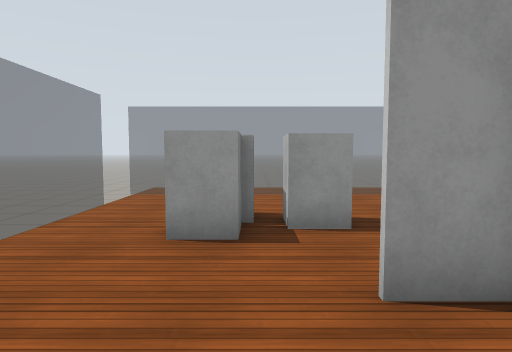
View 1 (above)

16 first-person views from a walk through a robot-simulator world made for Gazebo. The camera is 1.2 m above the floor, tilts 4° down and sees 75° across. The floor is counted in squares, 1 m on a side. Each view is taken from the middle of a square. On the plan, view 1 faces up. The plan holds only what a view shows up to about 13 squares ahead; the rest is blank. Robots are left out. Gazebo's built-in surfaces are drawn with simple patterns.

View 2
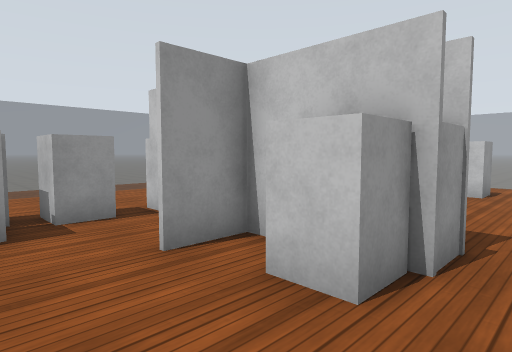

View 3
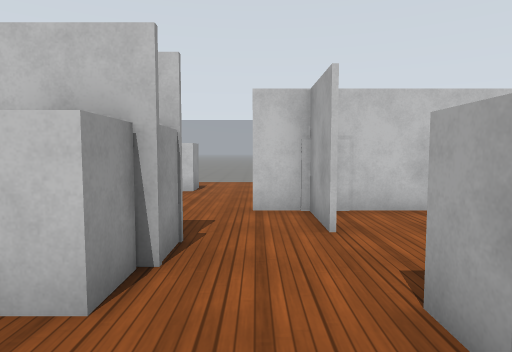

View 4
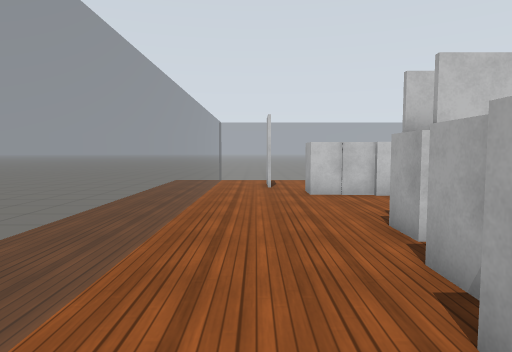

View 5
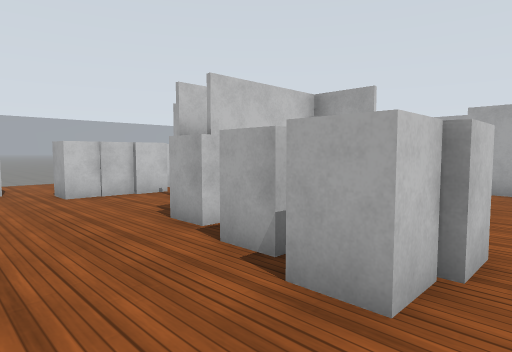

View 6
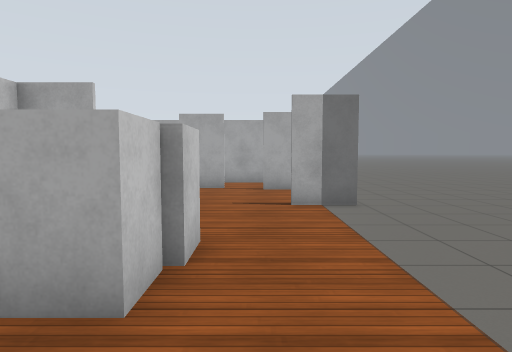

View 7
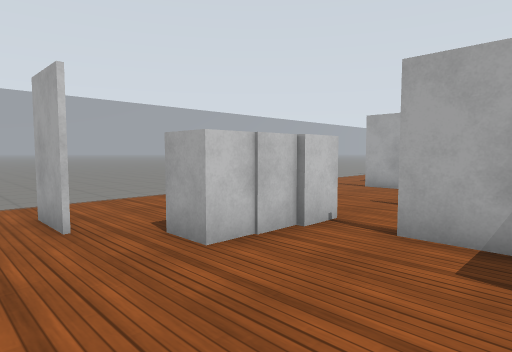

View 8
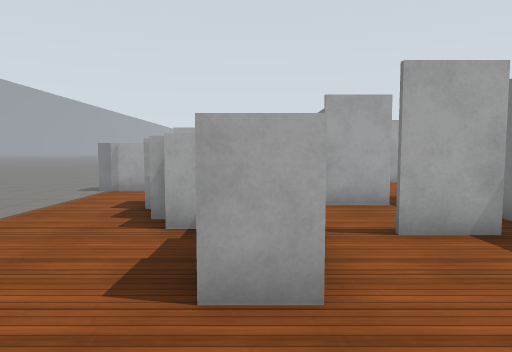

View 9
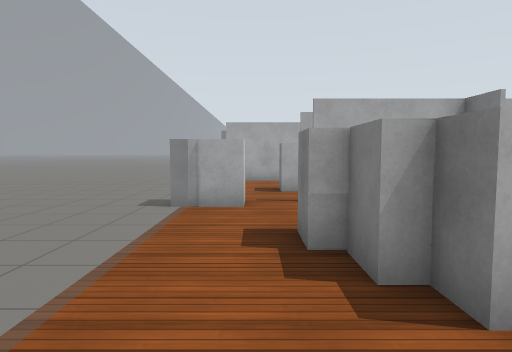

View 10
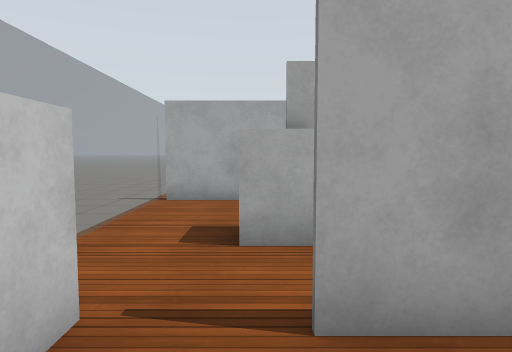

View 11
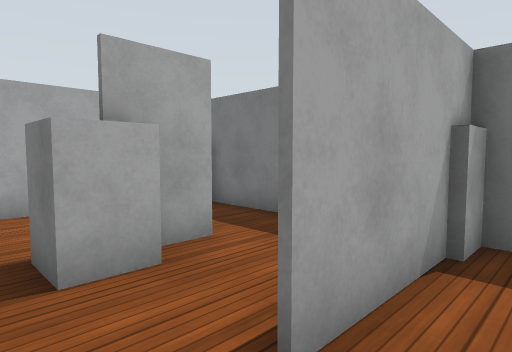

View 12
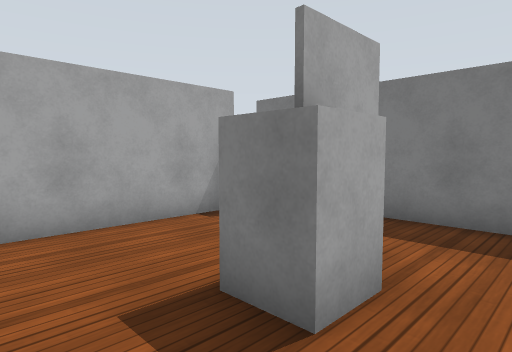

View 13
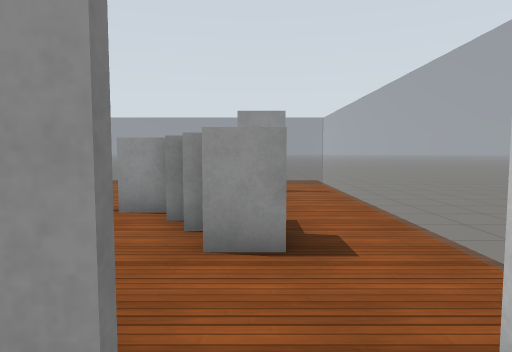

View 14
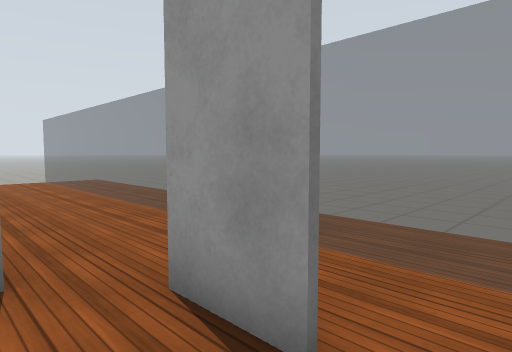

View 15
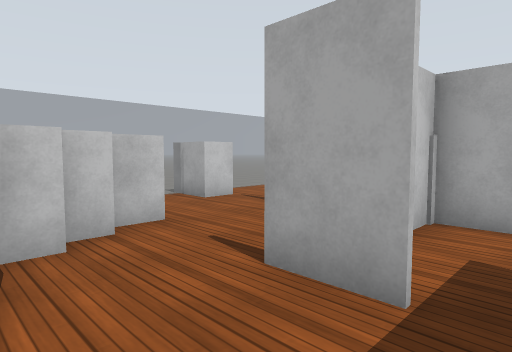

View 16
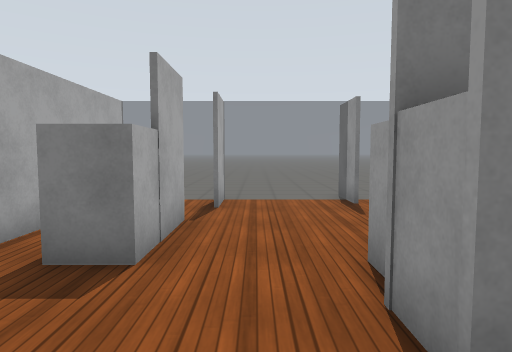

### Floor plan
Key: @ floor where view 1 was taken; # wall or solid block; x gap in a wall; . floor; = window, fence, low wall or low ledge; B white box.
Columns run from 5 left of view 1 to 14 right of it. Each row starts with its distance up from view 1.
 13 ..   ... ........
 12 ...  ............
 11 ... .............
 10 ..================..
  9 ..................=.
  8 ..................=.
  7 .=.............##.=.
  6 .=..BBB.B....B....=.
  5 .=..BBB.B....B....=.
  4 .=......#.#xBBB...=.
  3 .=.....##.....BB..=.
  2 .=......#.....BB..=.
  1 .=#....BB.##...B..=.
  0 .=...@.BB.........=.
 -1 .=.........#......=.
 -2 ..=.x#...######..BB.
 -3   ...BB....#B..... .
 -4    ..... ..#...B..=.
 -5    #       #..#B..=.
 -6            #. ....=.
 -7            #. ....=.
 -8              .....=.
 -9              #####=.
-10                   =.
-11                   =.

Where each view was taken, in squares from view 1:
view 1: 0 up, 0 right, facing up
view 2: 1 down, 1 left, facing up-right
view 3: 1 down, 1 left, facing right
view 4: 8 up, 2 left, facing right
view 5: 9 up, 2 left, facing down-right
view 6: 9 up, 2 left, facing down
view 7: 9 up, 4 right, facing down-right
view 8: 9 up, 8 right, facing down
view 9: 6 up, 11 right, facing down
view 10: 0 up, 10 right, facing down
view 11: 1 down, 11 right, facing down-left
view 12: 3 down, 12 right, facing down-left
view 13: 3 down, 10 right, facing up
view 14: 6 up, 12 right, facing up-left
view 15: 4 up, 4 right, facing down-right
view 16: 1 down, 5 right, facing left
